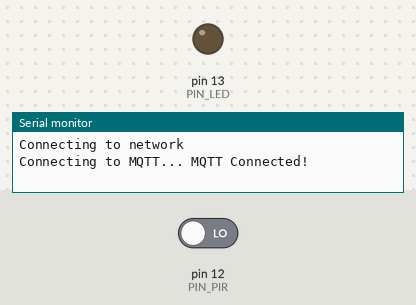
The sketch below on a simulated Arduino Uno, built with avr-gcc and run on an emulated ATmega328P. Shown: output pins drawn as LEDs (lit = HIGH), the last lines printed to the serial monitor. The test bench sets the inputs (shaded band); at power-on: pin 12 (PIN_PIR) LOW. WiFi joins after 1.5 s; servers stay silent unless stated; no MQTT or app messages arrive unless stated.

Above: at 1.2 s.
1.3 s: pin 12 (PIN_PIR) driven HIGH
At 6.3 s:
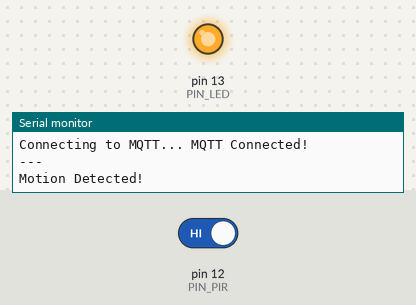
8.0 s: pin 12 (PIN_PIR) driven LOW
At 11.1 s:
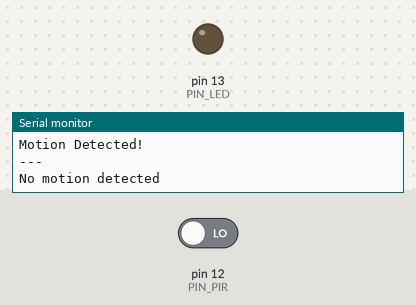
Timing chart, 0 to 12.6 s (numbered marks = the images above; inputs shaded):
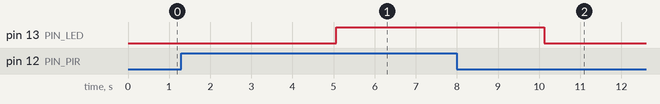

The sketch:

MQTT_PIR.ino
```cpp
/*
 Test MQTT publish and subscribe via etherner connection
 PIR Sensor for motion detect

 by Alberto Celano
 http://www.caprasilana.it
*/
#include <Ethernet.h>
#include "Adafruit_MQTT.h"
#include "Adafruit_MQTT_Client.h"

/************************* Adafruit.io Setup *********************************/
#define AIO_SERVER "192.168.1.5" // IP of MQTT BROKER
#define AIO_SERVERPORT 1883 // use 8883 for SSL
#define AIO_USERNAME ""
#define AIO_KEY ""

/************************* Define PIR PIN *********************************/

#define PIN_PIR 12 // Out of PIR is connected with pin 12
#define PIN_LED 13 // built-in led

boolean motionDetected = false;

/************************* Network Properties *********************************/
byte mac[] = { 0xDE, 0xAD, 0xBE, 0xEF, 0xFE, 0xED };; // Arduino MAC
IPAddress ip(192, 168, 1, 35); // Arduino IP
IPAddress server(192, 168, 1, 5); // MQTT Broker IP

/************************* Ethernet Client Setup *****************************/

EthernetClient ethClient;

// Setup the MQTT client class by passing in the WiFi client and MQTT server and login details.
Adafruit_MQTT_Client mqtt(&ethClient, AIO_SERVER, AIO_SERVERPORT, AIO_USERNAME, AIO_KEY);

/****************************** Feeds ***************************************/

// Setup a feed called 'publishTopic' for publishing.
Adafruit_MQTT_Publish publishTopic = Adafruit_MQTT_Publish(&mqtt, "publishTopic");

// Setup a feed called 'subscribeTopic' for subscribing to changes.
Adafruit_MQTT_Subscribe subscribeTopic = Adafruit_MQTT_Subscribe(&mqtt, AIO_USERNAME "subscribeTopic");

void MQTT_connect();

void setup()
{
  Serial.begin(9600);

  pinMode(PIN_PIR, INPUT);
  pinMode(PIN_LED, OUTPUT);

  // reset PIR
  digitalWrite(PIN_PIR, LOW);
  delay(10);
  Serial.println();
  Serial.print("Connecting to network");

  Ethernet.begin(mac, ip);
  Serial.println();

  // Setup MQTT subscription
  mqtt.subscribe(&subscribeTopic);
}

void loop()
{
  MQTT_connect();

  Adafruit_MQTT_Subscribe *subscription;
  while ((subscription = mqtt.readSubscription(5000)))
  {
    if (subscription == &subscribeTopic)
    {
      Serial.print(F("Got: "));
      Serial.println((char *)subscribeTopic.lastread);
    }
  }

  // IF PIN_PIR is High => motion detected by sensor
  if (digitalRead(PIN_PIR) == HIGH) {
    digitalWrite(PIN_LED, HIGH);   //Turnon Led
    if (!motionDetected) {
      motionDetected = true;
      Serial.println("---");
      Serial.println("Motion Detected!");
      // send message via MQTT

      publishTopic.publish("MOTION_START");
      delay(50);
    }
  }
  // IF PIN_PIR is Low => no motion detected by sensor
  if (digitalRead(PIN_PIR) == LOW) {
    digitalWrite(PIN_LED, LOW);  //Turn off Led
   if (motionDetected) {
      motionDetected = false;
      Serial.println("---");
      Serial.println("No motion detected");

      // send message via MQTT
      publishTopic.publish("MOTION_END");
      delay(50);
    }
  }

}

// Function to connect and reconnect as necessary to the MQTT server.
// Should be called in the loop function and it will take care if connecting.
void MQTT_connect()
{
  int8_t ret;

  // Stop if already connected.
  if (mqtt.connected())
  {
    return;
  }

  Serial.print("Connecting to MQTT... ");

  uint8_t retries = 3;
  while ((ret = mqtt.connect()) != 0)
  { // connect will return 0 for connected
    Serial.println(mqtt.connectErrorString(ret));
    Serial.println("Retrying MQTT connection in 5 seconds...");
    mqtt.disconnect();
    delay(5000); // wait 5 seconds
    retries--;
    if (retries == 0)
    {
      // basically die and wait for WDT to reset me
      while (1)
        ;
    }
  }
  Serial.println("MQTT Connected!");

  publishTopic.publish("Hello MQTT World!");
}
```

Measured:
- after the input at 1.3 s, pin 13 (PIN_LED): LOW → HIGH after 3.8 s
- after the input at 8.0 s, pin 13 (PIN_LED): HIGH → LOW after 2.1 s
